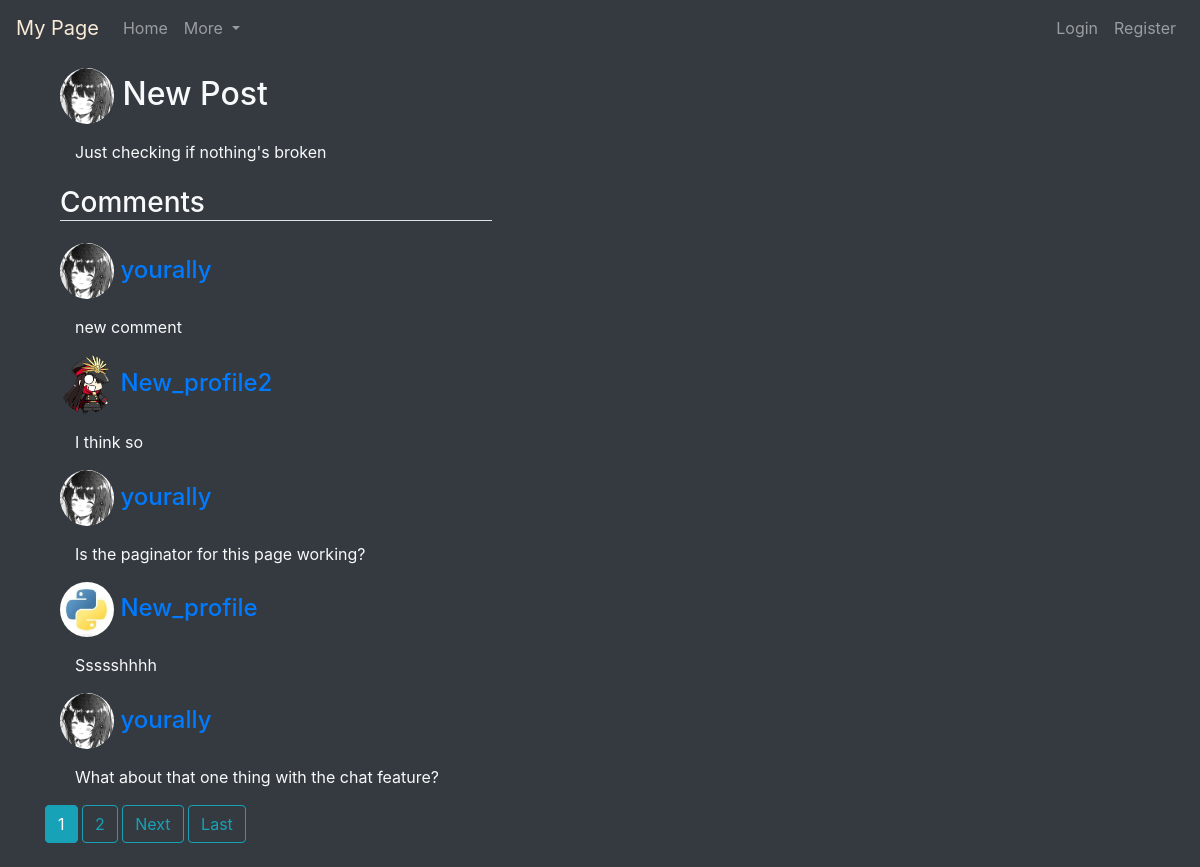
Page /post/21/ on the earlier database version.
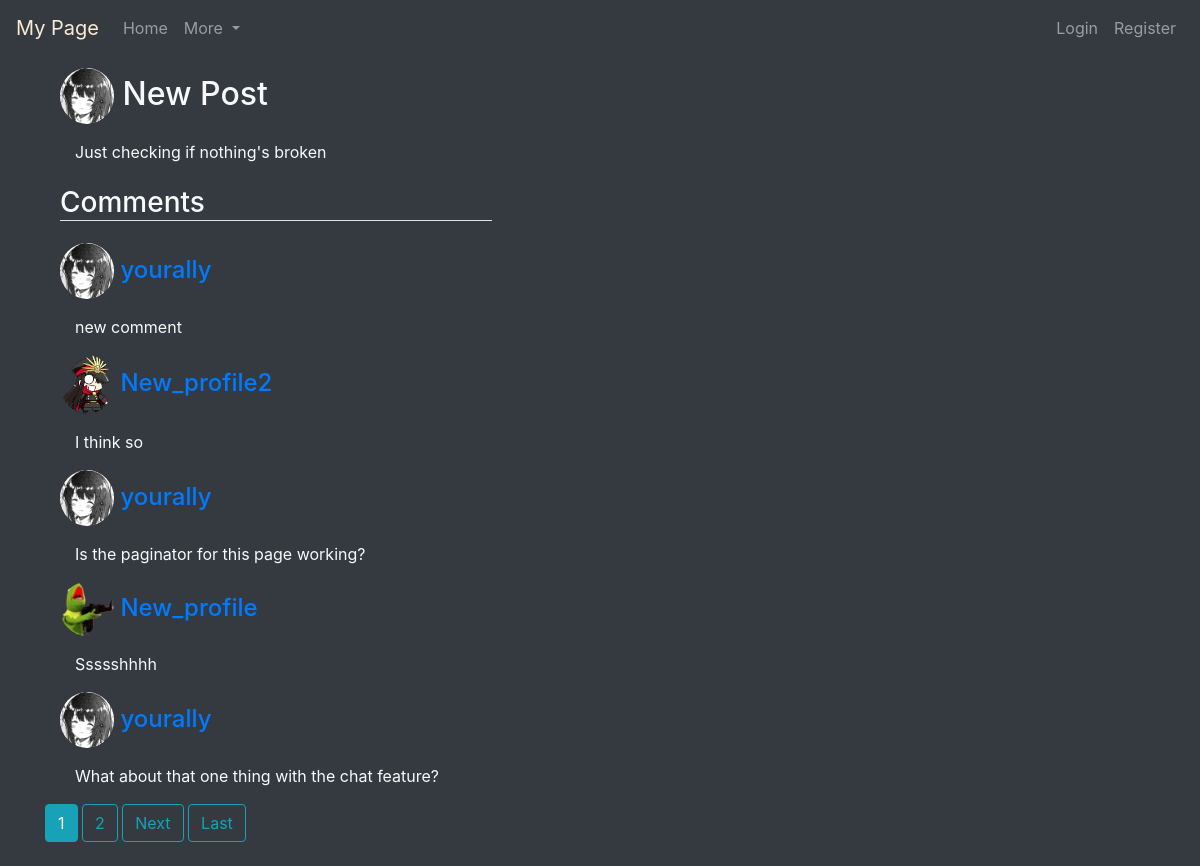
Same page on the later database version.
### MyPage/models.py (models this page shows, shortened)
class Comment(models.Model):
    commenter = models.ForeignKey(
        User, on_delete=models.CASCADE, related_name="written_comments")
    on_post = models.ForeignKey(
        Post, on_delete=models.CASCADE, related_name="post_comments")
    time_commented = models.DateTimeField(default=timezone.now)
    comment = models.TextField()

class Profile(models.Model):
    user = models.OneToOneField(User, on_delete=models.CASCADE)
    image = models.ImageField(default='default.png', upload_to='images')
    contacts = models.ManyToManyField(User, blank=True, related_name='contacts')

### MyPage/views.py (the view)
# urls.py: path('post/<int:post_id>/', my_views.post, name='my-post'),
def post(request, post_id):
    target = Post.objects.get(pk=post_id)
    comments = Comment.objects.filter(on_post=target).order_by('-time_commented')
    page = request.GET.get('page', 1)
    paginator = Paginator(comments, 5)
    try:
        post_comments = paginator.page(page)
    except PageNotAnInteger:
        post_comments = paginator.page(1)
    except EmptyPage:
        post_comments = paginator.page(paginator.num_pages)
    context = {
        'page_title': "My Profile",
        'post': target,
        'comments': post_comments,
        'form': forms.CommentForm()
    }
    return render(request, 'MyPage/post.html', context)

### MyPage/templates/MyPage/post.html (shortened to what this page needs)
{% extends 'MyPage/base.html' %}
{% load crispy_forms_tags %}
{% block content %}
<div class="container" style="margin-bottom: 2%;">
    <h2 title="{{ post.time_posted }}">
        <a href="{% url 'my-user' post.author.id %}" class="text-secondary">
            <img src="{{ post.author.profile.image.url }}" style="width:5%;" class="rounded-circle" title="{{ post.author }}">
        </a>
        {{ post.title }}
    </h2>
    <div class="container">
        <p>{{ post.content|linebreaks }}</p>
    </div>
</div>
<div class="container">
    <h3 class='border-bottom bottom-line'>Comments</h3>
        {% for comment in comments %}
            <a href="{% url 'my-user' comment.commenter.id %}" class="text-primary" title="{{ comment.time_commented }}">
                <h4>
                    <img src="{{ comment.commenter.profile.image.url }}" style="width:5%;" class="rounded-circle">
                    {{ comment.commenter }}
                </h4>
            </a>
            <div class="container">
                <p>{{ comment.comment|linebreaks }}</p>
            </div>
        {% endfor %}
    </div>
    {% if comments.has_other_pages %}
        {% for num in comments.paginator.page_range %}
            {% if comments.number == num %}
                <a class="btn btn-info mb-4" href="?page={{ num }}">{{ num }}</a>
            {% elif num > comments.number|add:'-3' and num < comments.number|add:'3' %}
                <a class="btn btn-outline-info mb-4" href="?page={{ num }}">{{ num }}</a>
            {% endif %}
        {% endfor %}
        {% if comments.has_next %}
        <a class="btn btn-outline-info mb-4" href="?page={{ comments.next_page_number }}">Next</a>
        <a class="btn btn-outline-info mb-4" href="?page={{ comments.paginator.num_pages }}">Last</a>
        {% endif %}
    {% endif %}
{% endblock %}

Differences in the rows shown:
changed through a linked row, Comment "Ssssshhhh": commenter.profile.image: picture added in place of a placeholder
